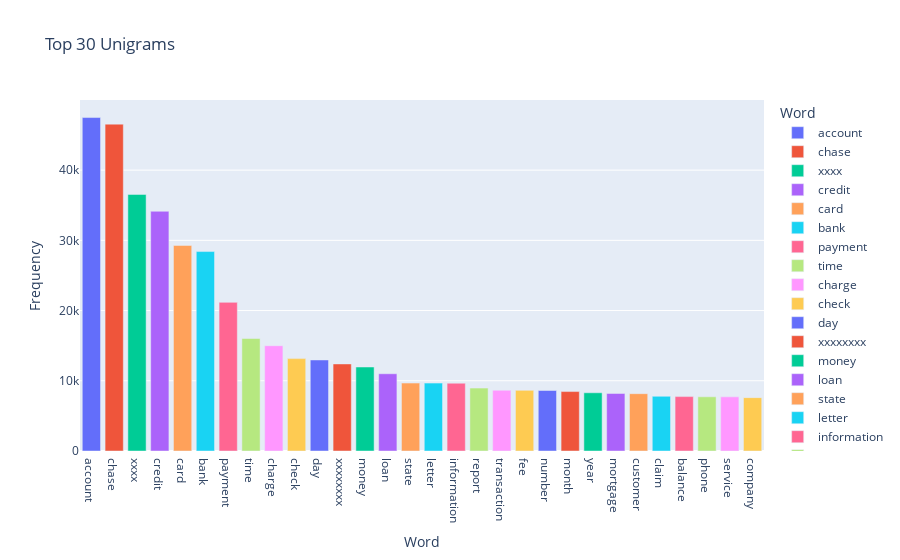

Source (notebook cell):
### Code cell
#Print the top 10 words in the unigram frequency
top_unigram(bow,10)

### Figure 1 — Plotly figure (JSON) as saved in the notebook; plotly's stock layout.template omitted (floating-point values rounded to 4 significant figures)
{"data": [{"alignmentgroup": "True", "hovertemplate": "Word=%{x}<br>Frequency=%{y}<extra></extra>", "legendgroup": "account", "marker": {"color": "#636efa", "pattern": {"shape": ""}}, "name": "account", "offsetgroup": "account", "orientation": "v", "showlegend": true, "textposition": "auto", "type": "bar", "x": ["account"], "xaxis": "x", "y": [47488], "yaxis": "y"}, {"alignmentgroup": "True", "hovertemplate": "Word=%{x}<br>Frequency=%{y}<extra></extra>", "legendgroup": "chase", "marker": {"color": "#EF553B", "pattern": {"shape": ""}}, "name": "chase", "offsetgroup": "chase", "orientation": "v", "showlegend": true, "textposition": "auto", "type": "bar", "x": ["chase"], "xaxis": "x", "y": [46549], "yaxis": "y"}, {"alignmentgroup": "True", "hovertemplate": "Word=%{x}<br>Frequency=%{y}<extra></extra>", "legendgroup": "xxxx", "marker": {"color": "#00cc96", "pattern": {"shape": ""}}, "name": "xxxx", "offsetgroup": "xxxx", "orientation": "v", "showlegend": true, "textposition": "auto", "type": "bar", "x": ["xxxx"], "xaxis": "x", "y": [36539], "yaxis": "y"}, {"alignmentgroup": "True", "hovertemplate": "Word=%{x}<br>Frequency=%{y}<extra></extra>", "legendgroup": "credit", "marker": {"color": "#ab63fa", "pattern": {"shape": ""}}, "name": "credit", "offsetgroup": "credit", "orientation": "v", "showlegend": true, "textposition": "auto", "type": "bar", "x": ["credit"], "xaxis": "x", "y": [34141], "yaxis": "y"}, {"alignmentgroup": "True", "hovertemplate": "Word=%{x}<br>Frequency=%{y}<extra></extra>", "legendgroup": "card", "marker": {"color": "#FFA15A", "pattern": {"shape": ""}}, "name": "card", "offsetgroup": "card", "orientation": "v", "showlegend": true, "textposition": "auto", "type": "bar", "x": ["card"], "xaxis": "x", "y": [29274], "yaxis": "y"}, {"alignmentgroup": "True", "hovertemplate": "Word=%{x}<br>Frequency=%{y}<extra></extra>", "legendgroup": "bank", "marker": {"color": "#19d3f3", "pattern": {"shape": ""}}, "name": "bank", "offsetgroup": "bank", "orientation": "v", "showlegend": true, "textposition": "auto", "type": "bar", "x": ["bank"], "xaxis": "x", "y": [28401], "yaxis": "y"}, {"alignmentgroup": "True", "hovertemplate": "Word=%{x}<br>Frequency=%{y}<extra></extra>", "legendgroup": "payment", "marker": {"color": "#FF6692", "pattern": {"shape": ""}}, "name": "payment", "offsetgroup": "payment", "orientation": "v", "showlegend": true, "textposition": "auto", "type": "bar", "x": ["payment"], "xaxis": "x", "y": [21167], "yaxis": "y"}, {"alignmentgroup": "True", "hovertemplate": "Word=%{x}<br>Frequency=%{y}<extra></extra>", "legendgroup": "time", "marker": {"color": "#B6E880", "pattern": {"shape": ""}}, "name": "time", "offsetgroup": "time", "orientation": "v", "showlegend": true, "textposition": "auto", "type": "bar", "x": ["time"], "xaxis": "x", "y": [16022], "yaxis": "y"}, {"alignmentgroup": "True", "hovertemplate": "Word=%{x}<br>Frequency=%{y}<extra></extra>", "legendgroup": "charge", "marker": {"color": "#FF97FF", "pattern": {"shape": ""}}, "name": "charge", "offsetgroup": "charge", "orientation": "v", "showlegend": true, "textposition": "auto", "type": "bar", "x": ["charge"], "xaxis": "x", "y": [14992], "yaxis": "y"}, {"alignmentgroup": "True", "hovertemplate": "Word=%{x}<br>Frequency=%{y}<extra></extra>", "legendgroup": "check", "marker": {"color": "#FECB52", "pattern": {"shape": ""}}, "name": "check", "offsetgroup": "check", "orientation": "v", "showlegend": true, "textposition": "auto", "type": "bar", "x": ["check"], "xaxis": "x", "y": [13156], "yaxis": "y"}, {"alignmentgroup": "True", "hovertemplate": "Word=%{x}<br>Frequency=%{y}<extra></extra>", "legendgroup": "day", "marker": {"color": "#636efa", "pattern": {"shape": ""}}, "name": "day", "offsetgroup": "day", "orientation": "v", "showlegend": true, "textposition": "auto", "type": "bar", "x": ["day"], "xaxis": "x", "y": [12966], "yaxis": "y"}, {"alignmentgroup": "True", "hovertemplate": "Word=%{x}<br>Frequency=%{y}<extra></extra>", "legendgroup": "xxxxxxxx", "marker": {"color": "#EF553B", "pattern": {"shape": ""}}, "name": "xxxxxxxx", "offsetgroup": "xxxxxxxx", "orientation": "v", "showlegend": true, "textposition": "auto", "type": "bar", "x": ["xxxxxxxx"], "xaxis": "x", "y": [12400], "yaxis": "y"}, {"alignmentgroup": "True", "hovertemplate": "Word=%{x}<br>Frequency=%{y}<extra></extra>", "legendgroup": "money", "marker": {"color": "#00cc96", "pattern": {"shape": ""}}, "name": "money", "offsetgroup": "money", "orientation": "v", "showlegend": true, "textposition": "auto", "type": "bar", "x": ["money"], "xaxis": "x", "y": [11961], "yaxis": "y"}, {"alignmentgroup": "True", "hovertemplate": "Word=%{x}<br>Frequency=%{y}<extra></extra>", "legendgroup": "loan", "marker": {"color": "#ab63fa", "pattern": {"shape": ""}}, "name": "loan", "offsetgroup": "loan", "orientation": "v", "showlegend": true, "textposition": "auto", "type": "bar", "x": ["loan"], "xaxis": "x", "y": [11000], "yaxis": "y"}, {"alignmentgroup": "True", "hovertemplate": "Word=%{x}<br>Frequency=%{y}<extra></extra>", "legendgroup": "state", "marker": {"color": "#FFA15A", "pattern": {"shape": ""}}, "name": "state", "offsetgroup": "state", "orientation": "v", "showlegend": true, "textposition": "auto", "type": "bar", "x": ["state"], "xaxis": "x", "y": [9672], "yaxis": "y"}, {"alignmentgroup": "True", "hovertemplate": "Word=%{x}<br>Frequency=%{y}<extra></extra>", "legendgroup": "letter", "marker": {"color": "#19d3f3", "pattern": {"shape": ""}}, "name": "letter", "offsetgroup": "letter", "orientation": "v", "showlegend": true, "textposition": "auto", "type": "bar", "x": ["letter"], "xaxis": "x", "y": [9669], "yaxis": "y"}, {"alignmentgroup": "True", "hovertemplate": "Word=%{x}<br>Frequency=%{y}<extra></extra>", "legendgroup": "information", "marker": {"color": "#FF6692", "pattern": {"shape": ""}}, "name": "information", "offsetgroup": "information", "orientation": "v", "showlegend": true, "textposition": "auto", "type": "bar", "x": ["information"], "xaxis": "x", "y": [9654], "yaxis": "y"}, {"alignmentgroup": "True", "hovertemplate": "Word=%{x}<br>Frequency=%{y}<extra></extra>", "legendgroup": "report", "marker": {"color": "#B6E880", "pattern": {"shape": ""}}, "name": "report", "offsetgroup": "report", "orientation": "v", "showlegend": true, "textposition": "auto", "type": "bar", "x": ["report"], "xaxis": "x", "y": [8961], "yaxis": "y"}, {"alignmentgroup": "True", "hovertemplate": "Word=%{x}<br>Frequency=%{y}<extra></extra>", "legendgroup": "transaction", "marker": {"color": "#FF97FF", "pattern": {"shape": ""}}, "name": "transaction", "offsetgroup": "transaction", "orientation": "v", "showlegend": true, "textposition": "auto", "type": "bar", "x": ["transaction"], "xaxis": "x", "y": [8646], "yaxis": "y"}, {"alignmentgroup": "True", "hovertemplate": "Word=%{x}<br>Frequency=%{y}<extra></extra>", "legendgroup": "fee", "marker": {"color": "#FECB52", "pattern": {"shape": ""}}, "name": "fee", "offsetgroup": "fee", "orientation": "v", "showlegend": true, "textposition": "auto", "type": "bar", "x": ["fee"], "xaxis": "x", "y": [8635], "yaxis": "y"}, {"alignmentgroup": "True", "hovertemplate": "Word=%{x}<br>Frequency=%{y}<extra></extra>", "legendgroup": "number", "marker": {"color": "#636efa", "pattern": {"shape": ""}}, "name": "number", "offsetgroup": "number", "orientation": "v", "showlegend": true, "textposition": "auto", "type": "bar", "x": ["number"], "xaxis": "x", "y": [8615], "yaxis": "y"}, {"alignmentgroup": "True", "hovertemplate": "Word=%{x}<br>Frequency=%{y}<extra></extra>", "legendgroup": "month", "marker": {"color": "#EF553B", "pattern": {"shape": ""}}, "name": "month", "offsetgroup": "month", "orientation": "v", "showlegend": true, "textposition": "auto", "type": "bar", "x": ["month"], "xaxis": "x", "y": [8463], "yaxis": "y"}, {"alignmentgroup": "True", "hovertemplate": "Word=%{x}<br>Frequency=%{y}<extra></extra>", "legendgroup": "year", "marker": {"color": "#00cc96", "pattern": {"shape": ""}}, "name": "year", "offsetgroup": "year", "orientation": "v", "showlegend": true, "textposition": "auto", "type": "bar", "x": ["year"], "xaxis": "x", "y": [8292], "yaxis": "y"}, {"alignmentgroup": "True", "hovertemplate": "Word=%{x}<br>Frequency=%{y}<extra></extra>", "legendgroup": "mortgage", "marker": {"color": "#ab63fa", "pattern": {"shape": ""}}, "name": "mortgage", "offsetgroup": "mortgage", "orientation": "v", "showlegend": true, "textposition": "auto", "type": "bar", "x": ["mortgage"], "xaxis": "x", "y": [8195], "yaxis": "y"}, {"alignmentgroup": "True", "hovertemplate": "Word=%{x}<br>Frequency=%{y}<extra></extra>", "legendgroup": "customer", "marker": {"color": "#FFA15A", "pattern": {"shape": ""}}, "name": "customer", "offsetgroup": "customer", "orientation": "v", "showlegend": true, "textposition": "auto", "type": "bar", "x": ["customer"], "xaxis": "x", "y": [8163], "yaxis": "y"}, {"alignmentgroup": "True", "hovertemplate": "Word=%{x}<br>Frequency=%{y}<extra></extra>", "legendgroup": "claim", "marker": {"color": "#19d3f3", "pattern": {"shape": ""}}, "name": "claim", "offsetgroup": "claim", "orientation": "v", "showlegend": true, "textposition": "auto", "type": "bar", "x": ["claim"], "xaxis": "x", "y": [7789], "yaxis": "y"}, {"alignmentgroup": "True", "hovertemplate": "Word=%{x}<br>Frequency=%{y}<extra></extra>", "legendgroup": "balance", "marker": {"color": "#FF6692", "pattern": {"shape": ""}}, "name": "balance", "offsetgroup": "balance", "orientation": "v", "showlegend": true, "textposition": "auto", "type": "bar", "x": ["balance"], "xaxis": "x", "y": [7748], "yaxis": "y"}, {"alignmentgroup": "True", "hovertemplate": "Word=%{x}<br>Frequency=%{y}<extra></extra>", "legendgroup": "phone", "marker": {"color": "#B6E880", "pattern": {"shape": ""}}, "name": "phone", "offsetgroup": "phone", "orientation": "v", "showlegend": true, "textposition": "auto", "type": "bar", "x": ["phone"], "xaxis": "x", "y": [7718], "yaxis": "y"}, {"alignmentgroup": "True", "hovertemplate": "Word=%{x}<br>Frequency=%{y}<extra></extra>", "legendgroup": "service", "marker": {"color": "#FF97FF", "pattern": {"shape": ""}}, "name": "service", "offsetgroup": "service", "orientation": "v", "showlegend": true, "textposition": "auto", "type": "bar", "x": ["service"], "xaxis": "x", "y": [7712], "yaxis": "y"}, {"alignmentgroup": "True", "hovertemplate": "Word=%{x}<br>Frequency=%{y}<extra></extra>", "legendgroup": "company", "marker": {"color": "#FECB52", "pattern": {"shape": ""}}, "name": "company", "offsetgroup": "company", "orientation": "v", "showlegend": true, "textposition": "auto", "type": "bar", "x": ["company"], "xaxis": "x", "y": [7601], "yaxis": "y"}], "layout": {"barmode": "relative", "legend": {"title": {"text": "Word"}, "tracegroupgap": 0}, "title": {"text": "Top 30 Unigrams"}, "xaxis": {"anchor": "y", "categoryarray": ["account", "chase", "xxxx", "credit", "card", "bank", "payment", "time", "charge", "check", "day", "xxxxxxxx", "money", "loan", "state", "letter", "information", "report", "transaction", "fee", "number", "month", "year", "mortgage", "customer", "claim", "balance", "phone", "service", "company"], "categoryorder": "array", "domain": [0, 1], "title": {"text": "Word"}}, "yaxis": {"anchor": "x", "domain": [0, 1], "title": {"text": "Frequency"}}}}
